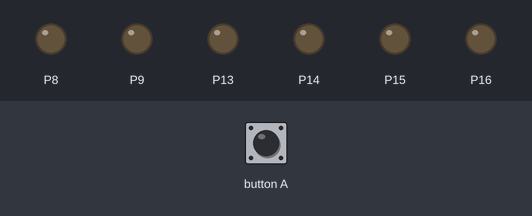
A program run on a simulated BBC micro:bit (MakeCode). Shown: output pins drawn as LEDs (lit = HIGH). The test bench sets the inputs (shaded band).

Above: at 1.2 s.
1.3 s: button A pressed for 0.15 s
At 4.7 s:
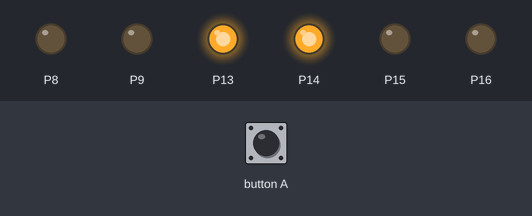
At 9.7 s:
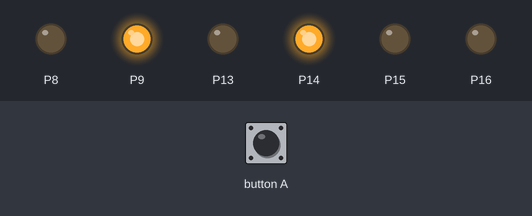
Timing chart, 0 to 19.0 s (numbered marks = the images above; inputs shaded):
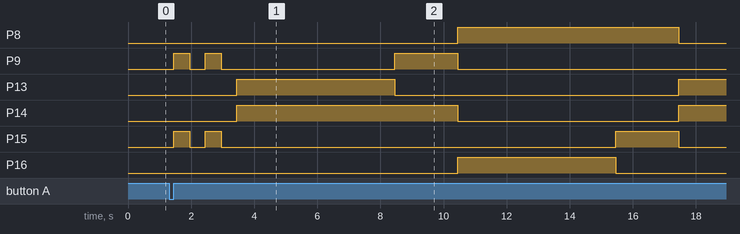

The program:

main.ts
```typescript
input.onButtonPressed(Button.A, function () {
    for (let index = 0; index < 2; index++) {
        pins.digitalWritePin(DigitalPin.P9, 1)
        pins.digitalWritePin(DigitalPin.P15, 1)
        control.waitMicros(500000)
        pins.digitalWritePin(DigitalPin.P9, 0)
        pins.digitalWritePin(DigitalPin.P15, 0)
        control.waitMicros(500000)
    }
    while (true) {
        pins.digitalWritePin(DigitalPin.P14, 1)
        pins.digitalWritePin(DigitalPin.P13, 1)
        control.waitMicros(5000000)
        pins.digitalWritePin(DigitalPin.P13, 0)
        pins.digitalWritePin(DigitalPin.P14, 1)
        pins.digitalWritePin(DigitalPin.P9, 1)
        control.waitMicros(2000000)
        pins.digitalWritePin(DigitalPin.P9, 0)
        pins.digitalWritePin(DigitalPin.P14, 0)
        pins.digitalWritePin(DigitalPin.P8, 1)
        pins.digitalWritePin(DigitalPin.P16, 1)
        control.waitMicros(5000000)
        pins.digitalWritePin(DigitalPin.P16, 0)
        pins.digitalWritePin(DigitalPin.P8, 1)
        pins.digitalWritePin(DigitalPin.P15, 1)
        control.waitMicros(2000000)
        pins.digitalWritePin(DigitalPin.P15, 0)
        pins.digitalWritePin(DigitalPin.P8, 0)
    }
})
```

test.ts
```typescript
// i test vanno qui; questi non saranno compilati quando questo pacchetto viene usato come estensione.
```

Measured:
- after the input at 1.3 s, P8: LOW → HIGH after 9.2 s, → LOW 7.0 s later; P9: goes HIGH 0.50 s, LOW 0.50 s, HIGH 0.50 s, LOW 5.5 s, HIGH 2.0 s, then LOW, starting after 0.15 s
